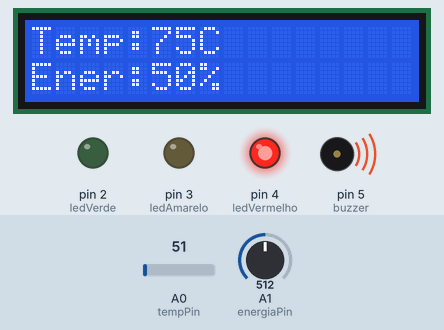
Simulated run of this sketch. Board: Arduino Uno, built with avr-gcc and run on an emulated ATmega328P. Parts: 16×2 character LCD, output pins drawn as LEDs (lit = HIGH), buzzer (waves = sounding). The inputs (shaded band) are chosen by the test bench; at power-on: A1 (energiaPin) = 512, A0 (tempPin) = 51. What the sketch prints to the serial monitor is not drawn.

Above: at 3.2 s.
3.3 s: A1 (energiaPin) set to 335
4.9 s: A1 (energiaPin) set to 306
At 6.0 s:
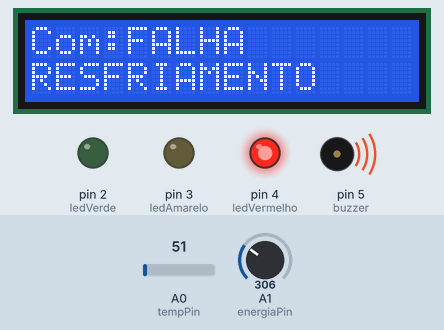
8.0 s: A0 (tempPin) set to 61
At 9.5 s:
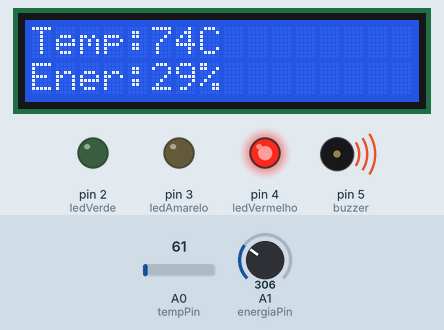
11.1 s: A1 (energiaPin) set to 511
At 12.0 s:
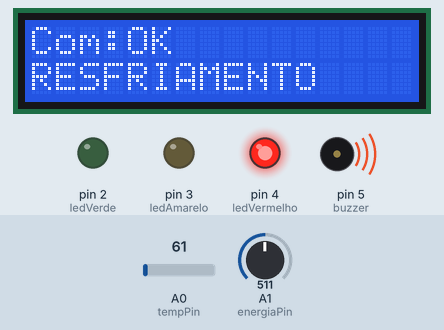
14.2 s: A0 (tempPin) set to 71
At 14.9 s:
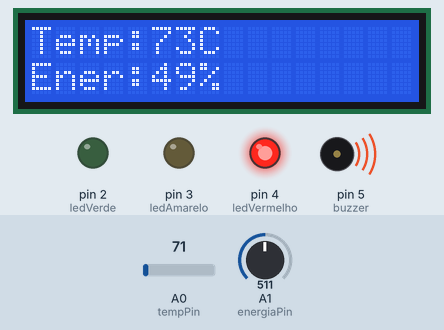
17.3 s: A0 (tempPin) set to 86
At 20.7 s:
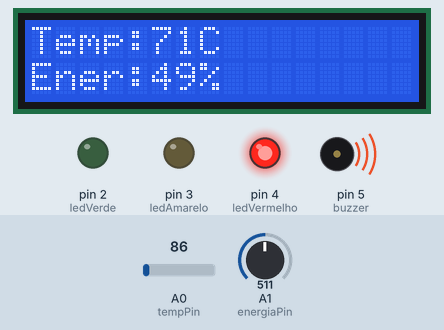
Timing chart, 0 to 21.4 s (numbered marks = the images above; inputs shaded):
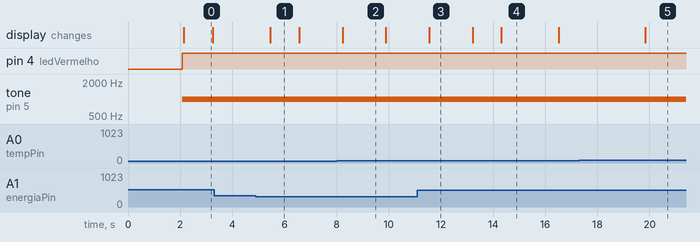

Measured:
- the behaviour switches between 318 and 317 on A1 (energiaPin) (found by bisection; images 0 and 1)
- after the input at 4.9 s, the display: changes after 0.56 s (image 1)
- after the input at 8.0 s, the display: changes after 0.23 s (image 2)
- after the input at 11.1 s, the display: changes after 0.46 s (image 3)
- after the input at 14.2 s, the display: changes after 0.11 s (image 4)
- after the input at 17.3 s, the display: changes after 2.5 s (image 5)
- what the display in image 0 shows lasts 1.1 s, from 2.1 s to 3.2 s

The sketch:

sketch.ino
```cpp
#include <Wire.h>
#include <LiquidCrystal_I2C.h>

LiquidCrystal_I2C lcd(0x27, 16, 2);

const int tempPin = A0;
const int energiaPin = A1;

const int ledVerde = 2;
const int ledAmarelo = 3;
const int ledVermelho = 4;
const int buzzer = 5;

unsigned long trocaTela = 0;
bool tela = false;

void setup() {
  lcd.init();
  lcd.backlight();

  pinMode(ledVerde, OUTPUT);
  pinMode(ledAmarelo, OUTPUT);
  pinMode(ledVermelho, OUTPUT);
  pinMode(buzzer, OUTPUT);

  Serial.begin(9600);

  lcd.setCursor(0, 0);
  lcd.print("CAPSULA ORION");
  lcd.setCursor(0, 1);
  lcd.print("INICIANDO...");
  delay(2000);
}

void loop() {

  // Leitura do sensor NTC
  int leituraTemp = analogRead(tempPin);

  // Faixa simulada de -20°C a 80°C
  float temperatura = 80.0 - ((float)leituraTemp * 100.0 / 1023.0);

  // Energia simulada por potenciômetro
  int leituraEnergia = analogRead(energiaPin);
  int energia = map(leituraEnergia, 0, 1023, 0, 100);

  // Comunicação
  String comunicacao = (energia > 30) ? "OK" : "FALHA";

  // Reset dos indicadores
  digitalWrite(ledVerde, LOW);
  digitalWrite(ledAmarelo, LOW);
  digitalWrite(ledVermelho, LOW);
  noTone(buzzer);

  String status;
  String acao;

  // FRIO EXTREMO
  if (temperatura < 0) {

    status = "CRITICO";
    acao = "AQUECIMENTO";

    digitalWrite(ledVermelho, HIGH);
    tone(buzzer, 1200);

  }

  // SUPERAQUECIMENTO
  else if (temperatura > 40) {

    status = "CRITICO";
    acao = "RESFRIAMENTO";

    digitalWrite(ledVermelho, HIGH);
    tone(buzzer, 1000);

  }

  // ENERGIA BAIXA
  else if (energia < 20) {

    status = "ECONOMIA";
    acao = "DESLIGA MODULOS";

    digitalWrite(ledAmarelo, HIGH);
    tone(buzzer, 700);

  }

  // NORMAL
  else {

    status = "NORMAL";
    acao = "OPERANDO";

    digitalWrite(ledVerde, HIGH);
  }

  // Troca de tela a cada 3 segundos
  if (millis() - trocaTela >= 3000) {
    tela = !tela;
    trocaTela = millis();
  }

  lcd.clear();

  if (!tela) {

    lcd.setCursor(0, 0);
    lcd.print("Temp:");
    lcd.print((int)temperatura);
    lcd.print("C");

    lcd.setCursor(0, 1);
    lcd.print("Ener:");
    lcd.print(energia);
    lcd.print("%");

  } else {

    lcd.setCursor(0, 0);
    lcd.print("Com:");
    lcd.print(comunicacao);

    lcd.setCursor(0, 1);
    lcd.print(acao);
  }

  // Serial Monitor
  Serial.print("Temperatura: ");
  Serial.print(temperatura);
  Serial.print(" C | Energia: ");
  Serial.print(energia);
  Serial.print("% | Comunicacao: ");
  Serial.print(comunicacao);
  Serial.print(" | Status: ");
  Serial.print(status);
  Serial.print(" | Acao: ");
  Serial.println(acao);

  delay(500);
}
```
